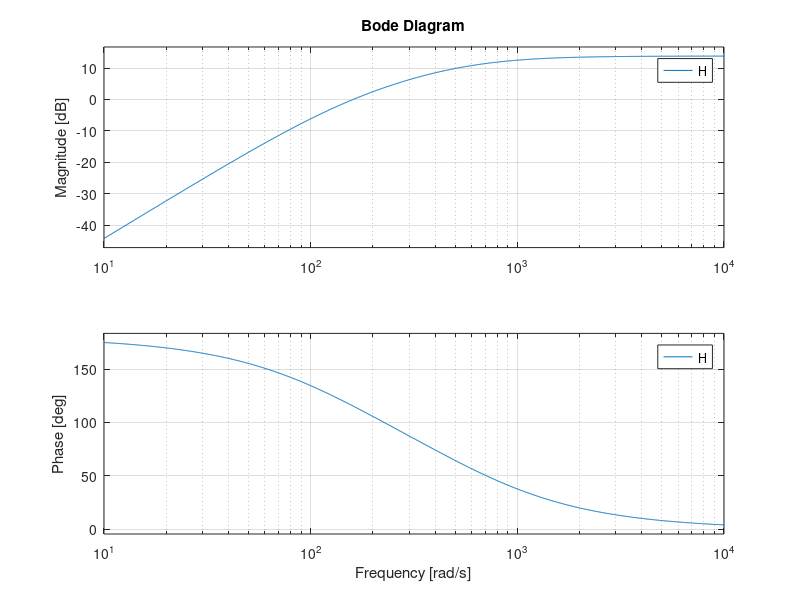

Write the MATLAB code that produced this figure. (Note: this script raises an error after producing the figure.)
s = tf('s');  
Qts = 0.397;
w = 2*pi*45;

a = 4.912*[1, 0, 0];
b = [1, w/Qts, w^2];
H = tf(a, b);

figure()
bode(H);
grid on

[mag, ~, omega, ~, ~] = bode(H);
mag = squeeze(mag);
magdB = 20*log10(mag/20e-6);
f = omega/(2*pi);

figure()
semilogx(f,magdB)
grid on
xlabel('Frequency / Hz');
ylabel('Amplitude / dB_{SPL}');

